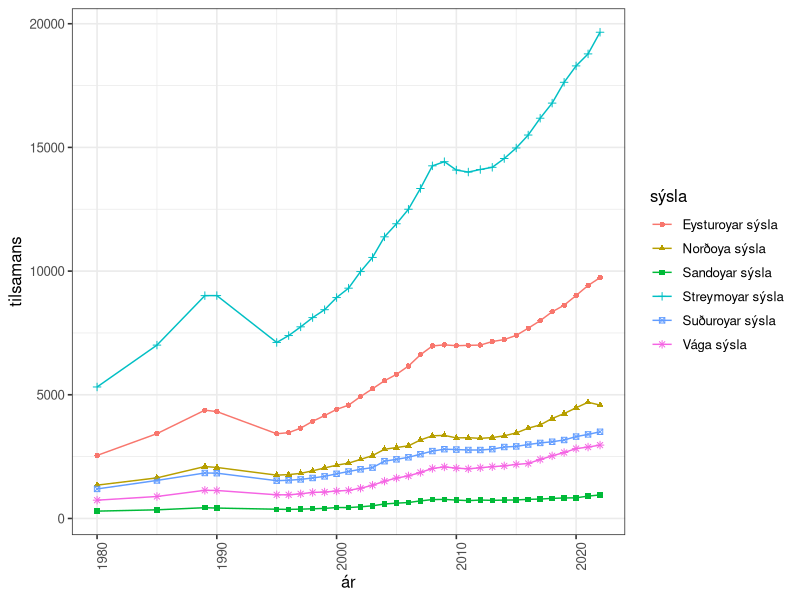
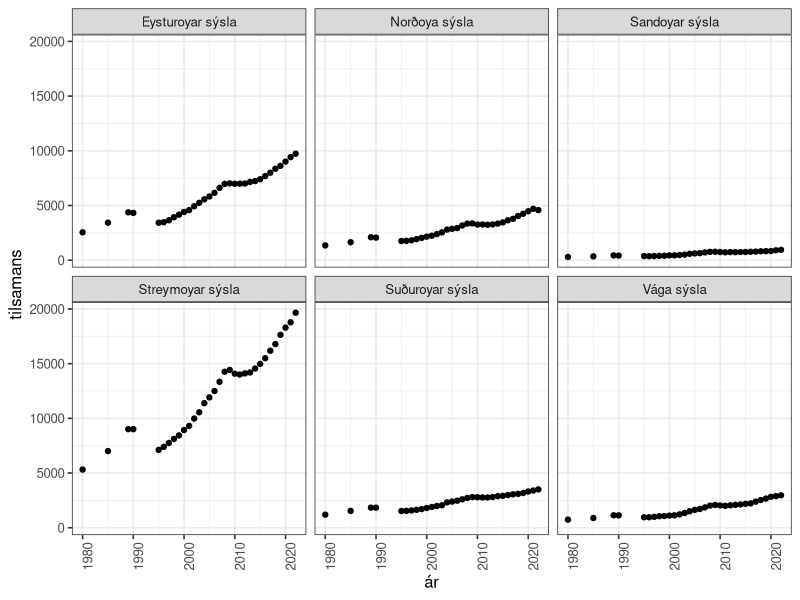
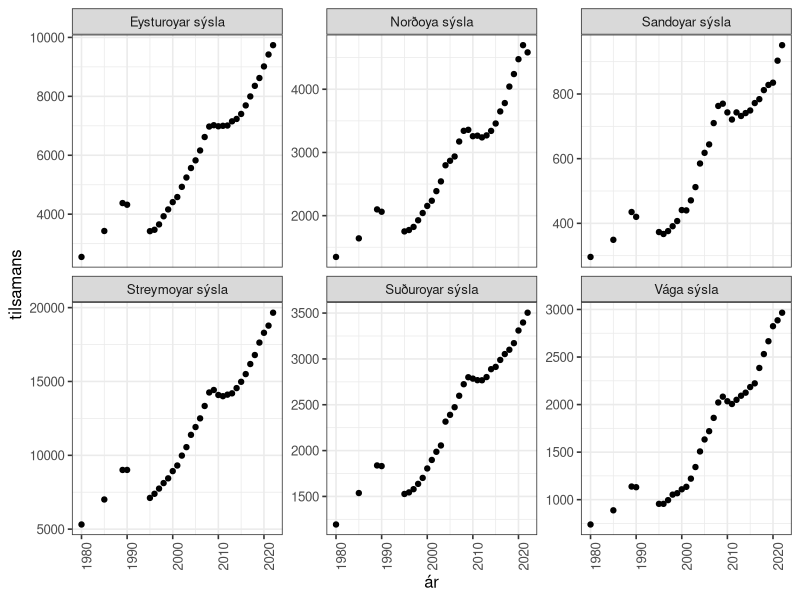
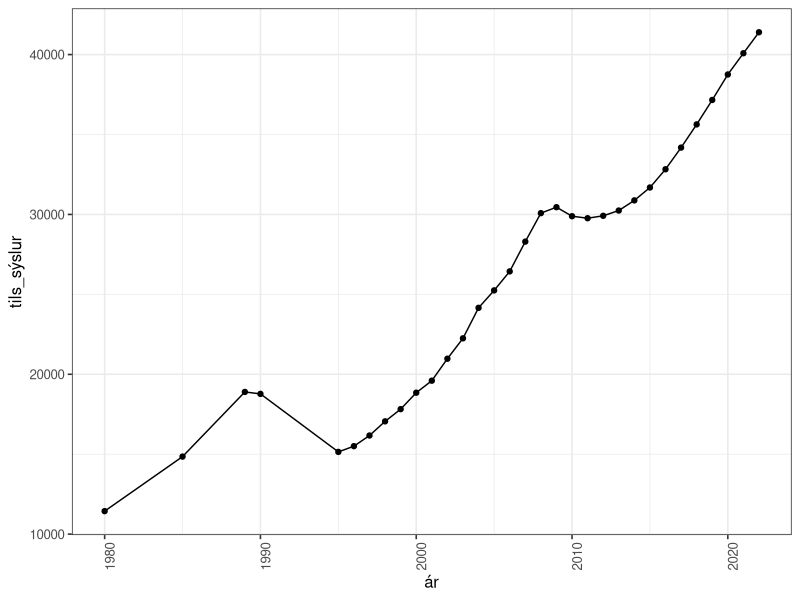
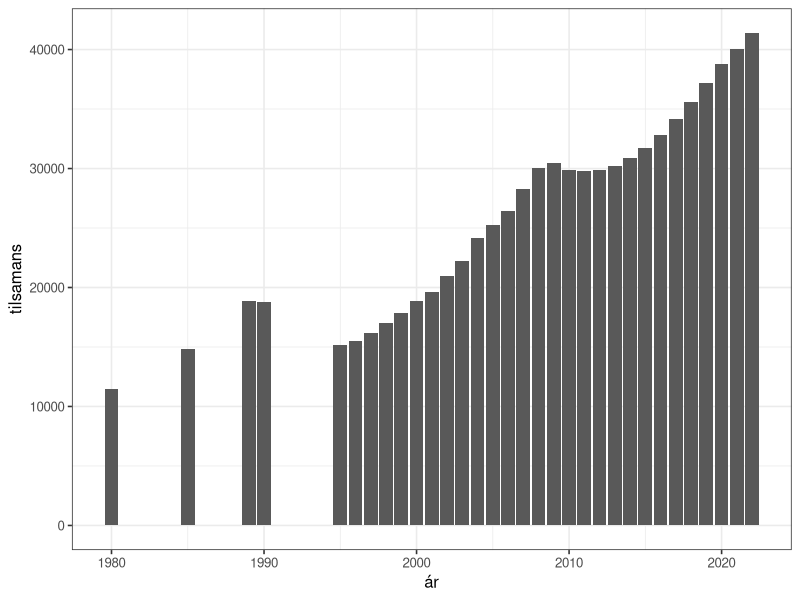

The R script that drew these images, in order: (Note: this script raises an error after producing the figures.)
## ---- chunk 1
#install.packages("tidyverse")
## ---- chunk 2
knitr::opts_chunk$set(echo = TRUE)

options(dplyr.summarise.inform = FALSE)
library(tidyverse)


# set theme used for plotting
theme_set(theme_bw(base_size = 12))

## ---- chunk 3

akfar <- read_csv("data/akfar.csv")

## ---- chunk 4
akfar
## ---- chunk 5
akfar %>%
  arrange(desc(tilsamans)) %>%
  arrange(desc(ár))
## ---- chunk 6
ggplot(akfar) +
  geom_point(aes(x = ár, y = tilsamans, colour = sýsla, shape = sýsla)) +
  geom_line(aes(x = ár, y = tilsamans, colour = sýsla)) +
  theme(axis.text.x = element_text(angle=90))
## ---- chunk 7
ggplot(akfar) +
  geom_point(aes(x = ár, y = tilsamans)) +
  theme(axis.text.x = element_text(angle = 90)) +
  facet_wrap(~ sýsla)
## ---- chunk 8
ggplot(akfar) +
  geom_point(aes(x = ár, y = tilsamans)) +
  theme(axis.text.x = element_text(angle = 90)) +
  facet_wrap(~ sýsla,
             scales = "free_y")
## ---- chunk 9
akfar_tils <- akfar %>%
  group_by(ár, sýsla) %>%
  summarise(n_sýslur = sum(tilsamans)) %>%
  summarise(tils_sýslur = sum(n_sýslur))
akfar_tils
## ---- chunk 10
ggplot(akfar_tils) +
  geom_point(aes(x = ár, y = tils_sýslur)) +
  geom_line(aes(x = ár, y = tils_sýslur)) +
  theme(axis.text.x = element_text(angle=90))
## ---- chunk 11
ggplot(data=akfar, aes(x = ár, y = tilsamans)) +
  geom_bar(stat='identity')
## ---- chunk 12
ggplot(data=akfar, aes(x = ár, y = tilsamans, fill = sýsla)) +
  geom_bar(stat='identity', fill = 'sýsla')
## ---- chunk 13
ggplot(akfar, aes(x = ár, y = tilsamans, fill = sýsla)) +
  geom_bar(stat = 'identity', position = 'fill')

## ---- chunk 14

## ---- chunk 15

## ---- chunk 16

## ---- chunk 17

## ---- chunk 18

## ---- chunk 19

## ---- chunk 20

## ---- chunk 21

## ---- chunk 22
mm_colors <- c("Blue", "Orange", "Green", "Yellow", "Red", "Brown")
mm_probs <- c(0.21, 0.20, 0.20, 0.14, 0.13, 0.12)

## ---- chunk 23

## ---- chunk 24

## ---- chunk 25

## ---- chunk 26

## ---- chunk 27

## ---- chunk 28

## ---- chunk 29


## ---- chunk 30

## ---- chunk 31

## ---- chunk 32

## ---- chunk 33

## ---- chunk 34

## ---- chunk 35

